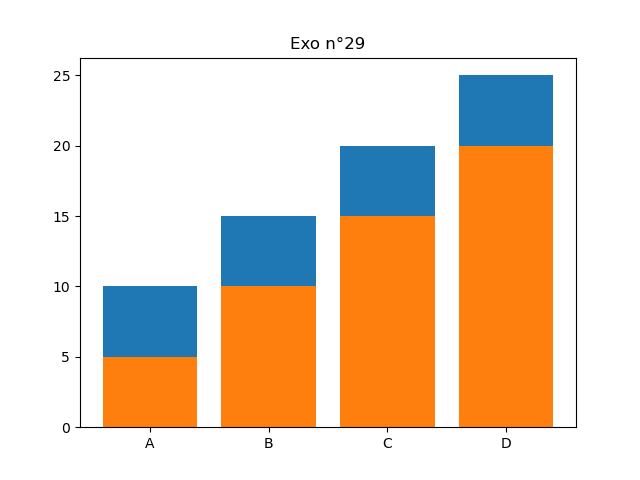

Here is the Python script that generated this plot:
exo = 29
exo_title = f"Exo n°{exo}"

print(f'''
{exo_title :=^40}

Tracer un diagramme en barres empilées à partir des données suivantes :
categories = ['A', 'B', 'C', 'D']
valeurs1 = [10, 15, 20, 25], valeurs2 = [5, 10, 15, 20]

Réponse:
''')

import matplotlib.pyplot as plt
import numpy as np

cat = ['A', 'B', 'C', 'D']
val1 = [10, 15, 20, 25]
val2 = [5, 10, 15, 20]

plt.close("all")

plt.bar(cat,val1)
plt.bar(cat,val2)

plt.title(f"Exo n°{exo}")
plt.savefig(f"{exo}.png")

print(f'''Le graphique a été sauvegardé : {exo}.png

{"Fin de l'exo" :=^40}
''')
